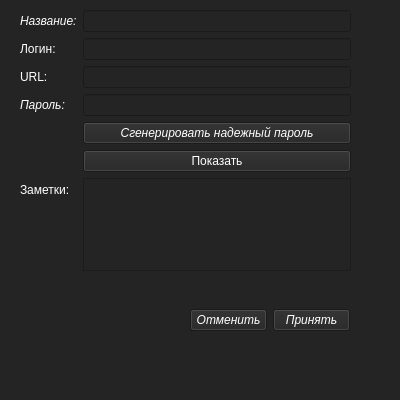
<?xml version="1.0" encoding="UTF-8"?>
<ui version="4.0">
 <class>MainWindow</class>
 <widget class="QMainWindow" name="MainWindow">
  <property name="geometry">
   <rect>
    <x>0</x>
    <y>0</y>
    <width>400</width>
    <height>400</height>
   </rect>
  </property>
  <property name="windowTitle">
   <string>MainWindow</string>
  </property>
  <property name="styleSheet">
   <string notr="true">background-color: rgb(36, 36, 36);
color: rgb(255, 255, 255);</string>
  </property>
  <widget class="QWidget" name="centralwidget">
   <widget class="QWidget" name="horizontalLayoutWidget">
    <property name="geometry">
     <rect>
      <x>190</x>
      <y>300</y>
      <width>160</width>
      <height>41</height>
     </rect>
    </property>
    <layout class="QHBoxLayout" name="btnLayout">
     <item>
      <widget class="QPushButton" name="cancelButton">
       <property name="font">
        <font>
         <italic>true</italic>
        </font>
       </property>
       <property name="cursor">
        <cursorShape>PointingHandCursor</cursorShape>
       </property>
       <property name="styleSheet">
        <string notr="true">color: rgb(255, 255, 255);</string>
       </property>
       <property name="text">
        <string>Отменить</string>
       </property>
      </widget>
     </item>
     <item>
      <widget class="QPushButton" name="applyButton">
       <property name="font">
        <font>
         <italic>true</italic>
        </font>
       </property>
       <property name="cursor">
        <cursorShape>PointingHandCursor</cursorShape>
       </property>
       <property name="styleSheet">
        <string notr="true">color: rgb(255, 255, 255);</string>
       </property>
       <property name="text">
        <string>Принять</string>
       </property>
      </widget>
     </item>
    </layout>
   </widget>
   <widget class="QWidget" name="formLayoutWidget">
    <property name="geometry">
     <rect>
      <x>20</x>
      <y>10</y>
      <width>331</width>
      <height>281</height>
     </rect>
    </property>
    <layout class="QFormLayout" name="infoLayout">
     <item row="0" column="0">
      <widget class="QLabel" name="name">
       <property name="font">
        <font>
         <italic>true</italic>
        </font>
       </property>
       <property name="cursor">
        <cursorShape>ArrowCursor</cursorShape>
       </property>
       <property name="styleSheet">
        <string notr="true">color: rgb(255, 255, 255);</string>
       </property>
       <property name="text">
        <string>Название:</string>
       </property>
      </widget>
     </item>
     <item row="0" column="1">
      <widget class="QLineEdit" name="nameEdit"/>
     </item>
     <item row="9" column="0">
      <widget class="QLabel" name="label">
       <property name="text">
        <string/>
       </property>
      </widget>
     </item>
     <item row="1" column="1">
      <widget class="QLineEdit" name="loginEdit"/>
     </item>
     <item row="1" column="0">
      <widget class="QLabel" name="label_3">
       <property name="text">
        <string>Логин:</string>
       </property>
      </widget>
     </item>
     <item row="2" column="0">
      <widget class="QLabel" name="label_2">
       <property name="styleSheet">
        <string notr="true">color: rgb(255, 255, 255);</string>
       </property>
       <property name="text">
        <string>URL:</string>
       </property>
      </widget>
     </item>
     <item row="2" column="1">
      <widget class="QLineEdit" name="urlEdit"/>
     </item>
     <item row="3" column="0">
      <widget class="QLabel" name="pass">
       <property name="font">
        <font>
         <italic>true</italic>
        </font>
       </property>
       <property name="styleSheet">
        <string notr="true">color: rgb(255, 255, 255);</string>
       </property>
       <property name="text">
        <string>Пароль:</string>
       </property>
      </widget>
     </item>
     <item row="3" column="1">
      <widget class="QLineEdit" name="passwordEdit"/>
     </item>
     <item row="6" column="0">
      <widget class="QLabel" name="label_4">
       <property name="text">
        <string>Заметки:</string>
       </property>
      </widget>
     </item>
     <item row="4" column="1">
      <widget class="QPushButton" name="generateButton">
       <property name="font">
        <font>
         <italic>true</italic>
        </font>
       </property>
       <property name="cursor">
        <cursorShape>PointingHandCursor</cursorShape>
       </property>
       <property name="styleSheet">
        <string notr="true">color: rgb(255, 255, 255);</string>
       </property>
       <property name="text">
        <string>Сгенерировать надежный пароль</string>
       </property>
      </widget>
     </item>
     <item row="6" column="1">
      <widget class="QTextEdit" name="notesEdit"/>
     </item>
     <item row="5" column="1">
      <widget class="QPushButton" name="pushButton">
       <property name="text">
        <string>Показать</string>
       </property>
      </widget>
     </item>
    </layout>
   </widget>
  </widget>
  <widget class="QMenuBar" name="menubar">
   <property name="geometry">
    <rect>
     <x>0</x>
     <y>0</y>
     <width>400</width>
     <height>21</height>
    </rect>
   </property>
  </widget>
  <widget class="QStatusBar" name="statusbar"/>
 </widget>
 <resources/>
 <connections/>
</ui>
